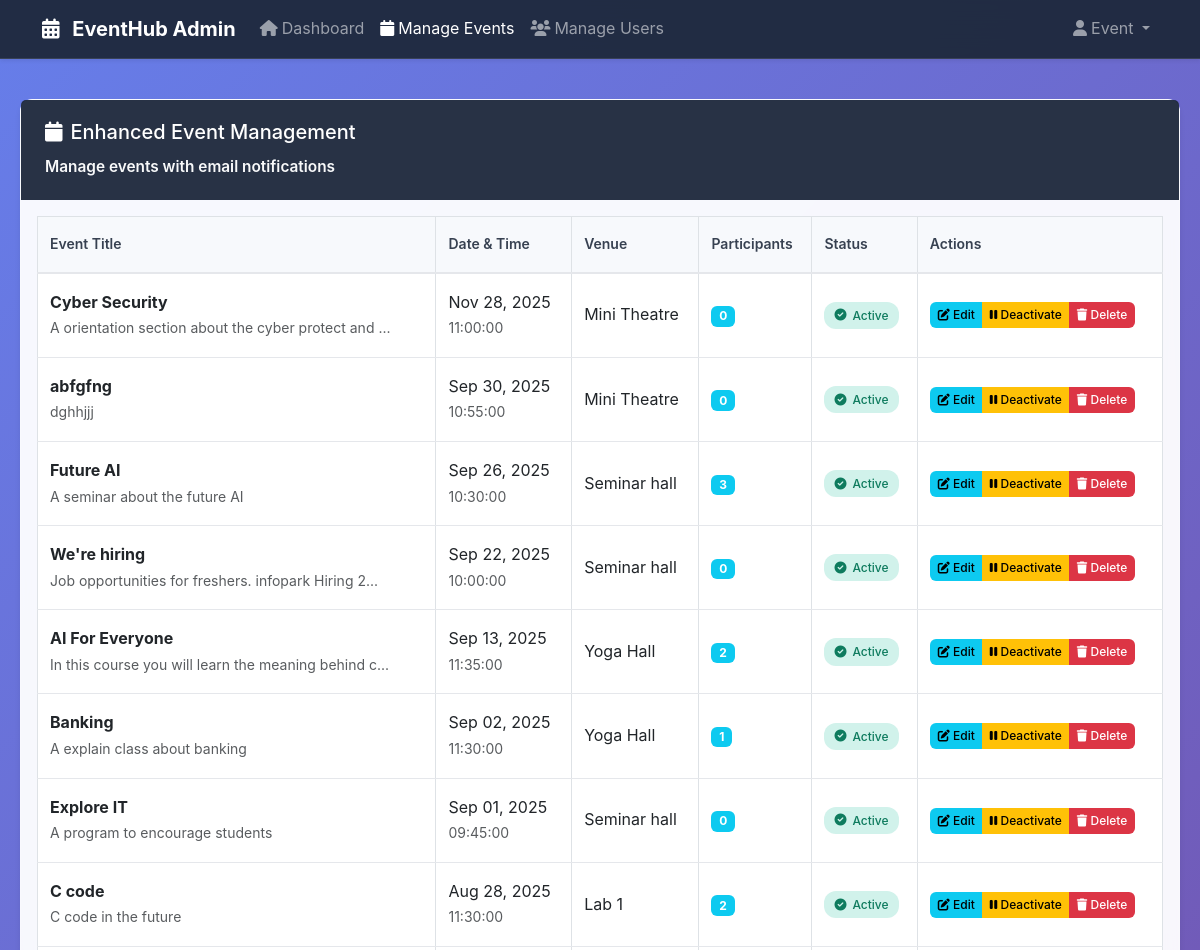
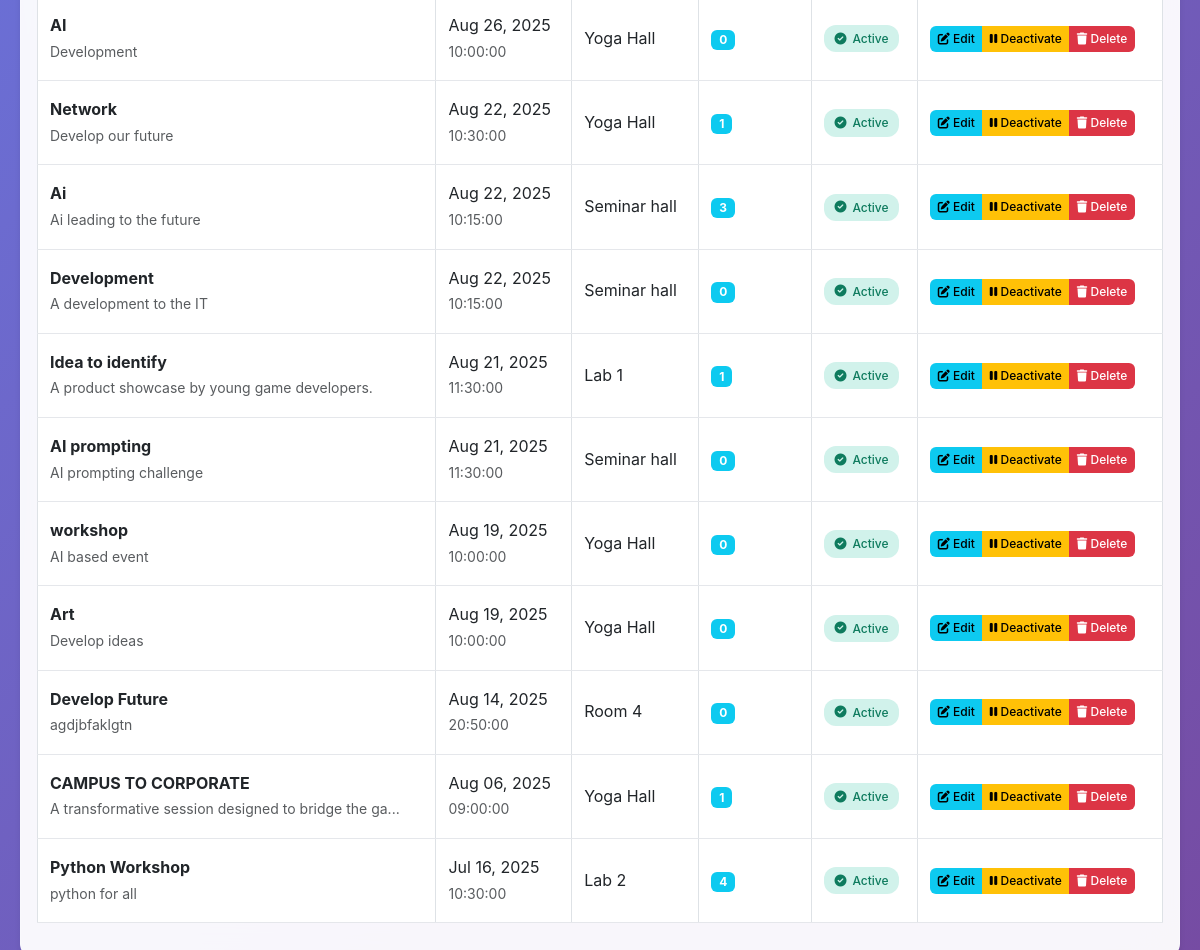
Screenshot of /manage_events_enhanced.php (signed in) with the database file from the repository (2 pictures, top to bottom).
### tables this page shows
CREATE TABLE `events` (
  `event_id` int(11) NOT NULL,
  `title` varchar(100) NOT NULL,
  `description` text DEFAULT NULL,
  `event_date` date NOT NULL,
  `event_time` time NOT NULL,
  `venue` varchar(100) DEFAULT NULL,
  `created_by_user_type` enum('admin','teacher','student') NOT NULL,
  `created_by_user_id` int(11) NOT NULL,
  `duration` int(11) DEFAULT 60
);

### manage_events_enhanced.php (the view, shortened to what this page needs)
<?php
$conn = new mysqli('localhost', 'root', '', 'event_management');
$eventsQuery = "SELECT e.*, COUNT(r.registration_id) as participant_count
                FROM events e
                LEFT JOIN registrations r ON e.event_id = r.event_id
                GROUP BY e.event_id
                ORDER BY e.event_date DESC, e.event_time DESC";
$events = $conn->query($eventsQuery);
?>
<!DOCTYPE html>
<html lang="en">
<head>
    <link href="https://cdn.jsdelivr.net/npm/bootstrap@5.3.0/dist/css/bootstrap.min.css" rel="stylesheet">
    <link href="https://cdnjs.cloudflare.com/ajax/libs/font-awesome/6.0.0/css/all.min.css" rel="stylesheet">
</head>
<body>
    <nav class="navbar navbar-expand-lg navbar-dark bg-primary shadow-sm">
        <div class="container">
            <a class="navbar-brand fw-bold" href="admin_dashboard.php">
                <i class="fas fa-calendar-alt me-2"></i>
                EventHub Admin
            </a>
            <div class="collapse navbar-collapse" id="navbarNav">
                <ul class="navbar-nav me-auto">
                    <li class="nav-item">
                        <a class="nav-link" href="admin_dashboard.php">
                            <i class="fas fa-home me-1"></i>Dashboard
                        </a>
                    </li>
                    <li class="nav-item">
                        <a class="nav-link active" href="manage_events_enhanced.php">
                            <i class="fas fa-calendar me-1"></i>Manage Events
                        </a>
                    </li>
                    <li class="nav-item">
                        <a class="nav-link" href="manage_users.php">
                            <i class="fas fa-users me-1"></i>Manage Users
                        </a>
                    </li>
                </ul>
                <ul class="navbar-nav">
                    <li class="nav-item dropdown">
                        <a class="nav-link dropdown-toggle" href="#" id="navbarDropdown" role="button" data-bs-toggle="dropdown">
                            <i class="fas fa-user me-1"></i><?php echo htmlspecialchars($_SESSION['first_name']); ?>
                        </a>
                    </li>
                </ul>
            </div>
        </div>
    </nav>
    <div class="container-narrow">
        <div class="card">
            <div class="card-header">
                <h5><i class="fas fa-calendar me-2"></i>Enhanced Event Management</h5>
                <small class="text-light">Manage events with email notifications</small>
            </div>
            <div class="card-body">
                <div class="table-responsive">
                    <table class="table table-bordered">
                        <thead>
                            <tr>
                                <th>Event Title</th>
                                <th>Date & Time</th>
                                <th>Venue</th>
                                <th>Participants</th>
                                <th>Status</th>
                                <th>Actions</th>
                            </tr>
                        </thead>
                        <tbody>
                            <?php while ($event = $events->fetch_assoc()): ?>
                                <tr>
                                    <td>
                                        <div class="fw-bold"><?php echo htmlspecialchars($event['title']); ?></div>
                                        <?php if (!empty($event['description'])): ?>
                                            <small class="text-muted"><?php echo htmlspecialchars(substr($event['description'], 0, 50)) . (strlen($event['description']) > 50 ? '...' : ''); ?></small>
                                        <?php endif; ?>
                                    </td>
                                    <td>
                                        <div><?php echo date('M d, Y', strtotime($event['event_date'])); ?></div>
                                        <small class="text-muted"><?php echo htmlspecialchars($event['event_time']); ?></small>
                                    </td>
                                    <td><?php echo htmlspecialchars($event['venue']); ?></td>
                                    <td>
                                        <span class="badge bg-info"><?php echo $event['participant_count']; ?></span>
                                    </td>
                                    <td>
                                        <?php
                                        $status = isset($event['status']) ? $event['status'] : 'active';
                                        $statusClass = $status === 'active' ? 'status-active' : 'status-inactive';
                                        $statusIcon = $status === 'active' ? 'fa-check-circle' : 'fa-pause-circle';
                                        ?>
                                        <span class="status-badge <?php echo $statusClass; ?>">
                                            <i class="fas <?php echo $statusIcon; ?>"></i>
                                            <?php echo ucfirst($status); ?>
                                        </span>
                                    </td>
                                    <td>
                                        <div class="btn-group" role="group">
                                            <a href="edit_event.php?event_id=<?php echo $event['event_id']; ?>" class="btn btn-info btn-sm">
                                                <i class="fas fa-edit"></i> Edit
                                            </a>
                                            <?php if ($status === 'active'): ?>
                                                <button type="button" class="btn btn-warning btn-sm" data-bs-toggle="modal" data-bs-target="#deactivateModal<?php echo $event['event_id']; ?>">
                                                    <i class="fas fa-pause"></i> Deactivate
                                                </button>
                                            <?php else: ?>
                                                <button type="button" class="btn btn-success btn-sm" data-bs-toggle="modal" data-bs-target="#activateModal<?php echo $event['event_id']; ?>">
                                                    <i class="fas fa-play"></i> Activate
                                                </button>
                                            <?php endif; ?>
                                            <button type="button" class="btn btn-danger btn-sm" data-bs-toggle="modal" data-bs-target="#deleteModal<?php echo $event['event_id']; ?>">
                                                <i class="fas fa-trash"></i> Delete
                                            </button>
                                        </div>
                                    </td>
                                </tr>
                            <?php endwhile; ?>
                        </tbody>
                    </table>
                </div>
            </div>
        </div>
    </div>
</body>
</html>

### manage_events_enhanced.php (style rules this page uses)
body { font-family: -apple-system, BlinkMacSystemFont, 'Segoe UI', 'Roboto', sans-serif; background: linear-gradient(135deg, #667eea 0%, #764ba2 100%); color: #334155; line-height: 1.6; min-height: 100vh; }
.navbar { background: rgba(30, 41, 59, 0.95) !important; backdrop-filter: blur(20px); border-bottom: 1px solid rgba(255, 255, 255, 0.1); box-shadow: 0 4px 6px -1px rgba(0, 0, 0, 0.1); }
.container-narrow { max-width: 1400px; margin: 40px auto; padding: 0 20px; }
.card { background: rgba(255, 255, 255, 0.95); backdrop-filter: blur(20px); border: 1px solid rgba(255, 255, 255, 0.2); border-radius: 12px; box-shadow: 0 4px 6px -1px rgba(0, 0, 0, 0.1); transition: all 0.3s ease; }
.card-header { background: rgba(30, 41, 59, 0.95); color: white; border: none; border-radius: 12px 12px 0 0; padding: 20px 24px; font-weight: 600; font-size: 1.1rem; }
.table th { background-color: rgba(248, 250, 252, 0.8); color: #374151; font-weight: 600; font-size: 0.875rem; padding: 16px 12px; border-bottom: 2px solid #e5e7eb; }
.table td { padding: 16px 12px; vertical-align: middle; border-bottom: 1px solid #e5e7eb; }
.btn-sm { padding: 4px 8px; font-size: 0.75rem; }
.btn-danger { background-color: #dc3545; border-color: #dc3545; }
.btn-warning { background-color: #ffc107; border-color: #ffc107; color: #000; }
.btn-info { background-color: #0dcaf0; border-color: #0dcaf0; }
.status-badge { display: inline-flex; align-items: center; gap: 6px; padding: 4px 10px; border-radius: 12px; font-size: 0.75rem; font-weight: 500; }
.status-active { background-color: #d1f2eb; color: #0e7b5e; }

### rows the page displays
events: title "Cyber Security", description "A orientation section about the cyber protect and", event_date "Nov 28, 2025", event_time "11:00:00", venue "Mini Theatre", participant_count "0", status "Active"
events: title "abfgfng", description "dghhjjj", event_date "Sep 30, 2025", event_time "10:55:00", venue "Mini Theatre", participant_count "0", status "Active"
events: title "Future AI", description "A seminar about the future AI", event_date "Sep 26, 2025", event_time "10:30:00", venue "Seminar hall", participant_count "3", status "Active"
events: title "We're hiring", description "Job opportunities for freshers. infopark Hiring 2", event_date "Sep 22, 2025", event_time "10:00:00", venue "Seminar hall", participant_count "0", status "Active"
events: title "AI For Everyone", description "In this course you will learn the meaning behind c", event_date "Sep 13, 2025", event_time "11:35:00", venue "Yoga Hall", participant_count "2", status "Active"
events: title "Banking", description "A explain class about banking", event_date "Sep 02, 2025", event_time "11:30:00", venue "Yoga Hall", participant_count "1", status "Active"
events: title "Explore IT", description "A program to encourage students", event_date "Sep 01, 2025", event_time "09:45:00", venue "Seminar hall", participant_count "0", status "Active"
events: title "C code", description "C code in the future", event_date "Aug 28, 2025", event_time "11:30:00", venue "Lab 1", participant_count "2", status "Active"
events: title "AI", description "Development", event_date "Aug 26, 2025", event_time "10:00:00", venue "Yoga Hall", participant_count "0", status "Active"
events: title "Network", description "Develop our future", event_date "Aug 22, 2025", event_time "10:30:00", venue "Yoga Hall", participant_count "1", status "Active"
events: title "Ai", description "Ai leading to the future", event_date "Aug 22, 2025", event_time "10:15:00", venue "Seminar hall", participant_count "3", status "Active"
events: title "Development", description "A development to the IT", event_date "Aug 22, 2025", event_time "10:15:00", venue "Seminar hall", participant_count "0", status "Active"
events: title "Idea to identify", description "A product showcase by young game developers.", event_date "Aug 21, 2025", event_time "11:30:00", venue "Lab 1", participant_count "1", status "Active"
events: title "AI prompting", description "AI prompting challenge", event_date "Aug 21, 2025", event_time "11:30:00", venue "Seminar hall", participant_count "0", status "Active"
events: title "workshop", description "AI based event", event_date "Aug 19, 2025", event_time "10:00:00", venue "Yoga Hall", participant_count "0", status "Active"
events: title "Art", description "Develop ideas", event_date "Aug 19, 2025", event_time "10:00:00", venue "Yoga Hall", participant_count "0", status "Active"
events: title "Develop Future", description "agdjbfaklgtn", event_date "Aug 14, 2025", event_time "20:50:00", venue "Room 4", participant_count "0", status "Active"
events: title "CAMPUS TO CORPORATE", description "A transformative session designed to bridge the ga", event_date "Aug 06, 2025", event_time "09:00:00", venue "Yoga Hall", participant_count "1", status "Active"
events: title "Python Workshop", description "python for all", event_date "Jul 16, 2025", event_time "10:30:00", venue "Lab 2", participant_count "4", status "Active"

### other values shown
$_SESSION['first_name'] "Event"
